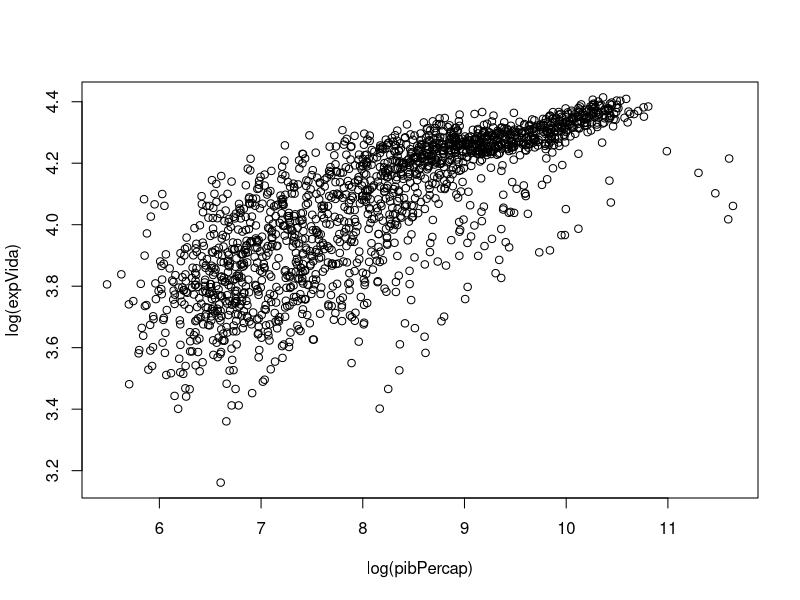

Generate this figure with R:
## ---- chunk 1
dados <- read.table("dados/pib_gapminder.csv", header = TRUE,
                    sep = ",", dec = ".")
str(dados)
## ---- chunk 2
plot(log(expVida) ~ log(pibPercap), data = dados)
